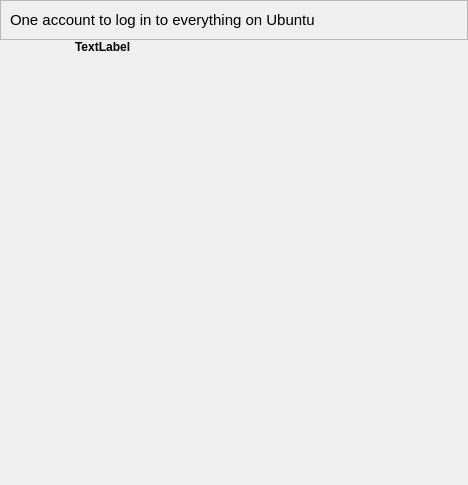
<?xml version="1.0" encoding="UTF-8"?>
<ui version="4.0">
 <class>SSOWizard</class>
 <widget class="QWidget" name="SSOWizard">
  <property name="geometry">
   <rect>
    <x>0</x>
    <y>0</y>
    <width>468</width>
    <height>485</height>
   </rect>
  </property>
  <property name="windowTitle">
   <string>Form</string>
  </property>
  <layout class="QVBoxLayout" name="verticalLayout">
   <property name="spacing">
    <number>0</number>
   </property>
   <property name="leftMargin">
    <number>0</number>
   </property>
   <property name="topMargin">
    <number>0</number>
   </property>
   <property name="rightMargin">
    <number>0</number>
   </property>
   <property name="bottomMargin">
    <number>0</number>
   </property>
   <item>
    <widget class="QFrame" name="U1Header">
     <property name="autoFillBackground">
      <bool>false</bool>
     </property>
     <property name="frameShape">
      <enum>QFrame::StyledPanel</enum>
     </property>
     <property name="frameShadow">
      <enum>QFrame::Raised</enum>
     </property>
     <layout class="QHBoxLayout" name="horizontalLayout">
      <item>
       <widget class="QLabel" name="label">
        <property name="font">
         <font>
          <family>Ubuntu</family>
          <pointsize>11</pointsize>
         </font>
        </property>
        <property name="text">
         <string>One account to log in to everything on Ubuntu</string>
        </property>
       </widget>
      </item>
      <item>
       <spacer name="horizontalSpacer">
        <property name="orientation">
         <enum>Qt::Horizontal</enum>
        </property>
        <property name="sizeHint" stdset="0">
         <size>
          <width>40</width>
          <height>20</height>
         </size>
        </property>
       </spacer>
      </item>
      <item>
       <widget class="QLabel" name="label_2">
        <property name="text">
         <string/>
        </property>
        <property name="pixmap">
         <pixmap resource="resources.qrc">:/img/img/U_One_logo.png</pixmap>
        </property>
       </widget>
      </item>
     </layout>
    </widget>
   </item>
   <item>
    <widget class="Header" name="header">
     <property name="frameShape">
      <enum>QFrame::StyledPanel</enum>
     </property>
     <property name="frameShadow">
      <enum>QFrame::Raised</enum>
     </property>
    </widget>
   </item>
   <item>
    <widget class="QLabel" name="lblError">
     <property name="font">
      <font>
       <weight>75</weight>
       <bold>true</bold>
      </font>
     </property>
     <property name="text">
      <string>TextLabel</string>
     </property>
     <property name="margin">
      <number>5</number>
     </property>
     <property name="indent">
      <number>75</number>
     </property>
    </widget>
   </item>
   <item>
    <layout class="QHBoxLayout" name="horizontalLayout_2">
     <item>
      <spacer name="horizontalSpacer_2">
       <property name="orientation">
        <enum>Qt::Horizontal</enum>
       </property>
       <property name="sizeType">
        <enum>QSizePolicy::Fixed</enum>
       </property>
       <property name="sizeHint" stdset="0">
        <size>
         <width>80</width>
         <height>0</height>
        </size>
       </property>
      </spacer>
     </item>
     <item>
      <widget class="QStackedWidget" name="stackedWidget">
       <property name="currentIndex">
        <number>0</number>
       </property>
       <widget class="LoginForm" name="pageLogin"/>
       <widget class="RegisterForm" name="pageRegister"/>
      </widget>
     </item>
    </layout>
   </item>
   <item>
    <widget class="Footer" name="footer">
     <property name="frameShape">
      <enum>QFrame::StyledPanel</enum>
     </property>
     <property name="frameShadow">
      <enum>QFrame::Raised</enum>
     </property>
    </widget>
   </item>
  </layout>
 </widget>
 <customwidgets>
  <customwidget>
   <class>Header</class>
   <extends>QFrame</extends>
   <header>header.h</header>
   <container>1</container>
  </customwidget>
  <customwidget>
   <class>Footer</class>
   <extends>QFrame</extends>
   <header>footer.h</header>
   <container>1</container>
  </customwidget>
  <customwidget>
   <class>RegisterForm</class>
   <extends>QWidget</extends>
   <header>registerform.h</header>
   <container>1</container>
  </customwidget>
  <customwidget>
   <class>LoginForm</class>
   <extends>QWidget</extends>
   <header>loginform.h</header>
   <container>1</container>
  </customwidget>
 </customwidgets>
 <resources>
  <include location="resources.qrc"/>
 </resources>
 <connections/>
</ui>
